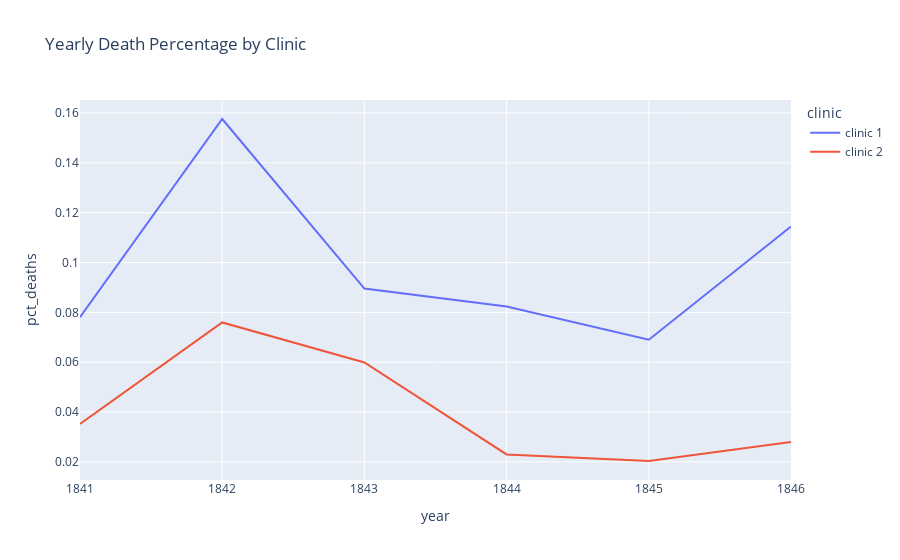

The notebook cell this image was saved under:
### Markdown cell above
### Plotting the Proportion of Yearly Deaths by Clinic

### Code cell
fig = px.line(df_yearly, 'year', 'pct_deaths', color='clinic', title='Yearly Death Percentage by Clinic')
fig.show()

### Figure 1 — Plotly figure (JSON) as saved in the notebook; plotly's stock layout.template omitted (floating-point values rounded to 4 significant figures)
{"data": [{"hovertemplate": "clinic=clinic 1<br>year=%{x}<br>pct_deaths=%{y}<extra></extra>", "legendgroup": "clinic 1", "line": {"color": "#636efa", "dash": "solid"}, "mode": "lines", "name": "clinic 1", "orientation": "v", "showlegend": true, "type": "scatter", "x": [1841, 1842, 1843, 1844, 1845, 1846], "xaxis": "x", "y": [0.07806, 0.1576, 0.08954, 0.08236, 0.06901, 0.1145], "yaxis": "y"}, {"hovertemplate": "clinic=clinic 2<br>year=%{x}<br>pct_deaths=%{y}<extra></extra>", "legendgroup": "clinic 2", "line": {"color": "#EF553B", "dash": "solid"}, "mode": "lines", "name": "clinic 2", "orientation": "v", "showlegend": true, "type": "scatter", "x": [1841, 1842, 1843, 1844, 1845, 1846], "xaxis": "x", "y": [0.03522, 0.07597, 0.05988, 0.023, 0.02036, 0.02797], "yaxis": "y"}], "layout": {"legend": {"title": {"text": "clinic"}, "tracegroupgap": 0}, "title": {"text": "Yearly Death Percentage by Clinic"}, "xaxis": {"anchor": "y", "domain": [0, 1], "title": {"text": "year"}}, "yaxis": {"anchor": "x", "domain": [0, 1], "title": {"text": "pct_deaths"}}}}
